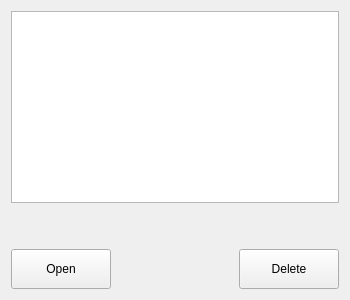
<?xml version="1.0" encoding="UTF-8"?>
<ui version="4.0">
 <class>MsgBookView</class>
 <widget class="QWidget" name="MsgBookView">
  <property name="geometry">
   <rect>
    <x>0</x>
    <y>0</y>
    <width>350</width>
    <height>300</height>
   </rect>
  </property>
  <property name="windowTitle">
   <string>MsgBookView</string>
  </property>
  <property name="autoFillBackground">
   <bool>true</bool>
  </property>
  <property name="styleSheet">
   <string notr="true"/>
  </property>
  <layout class="QVBoxLayout" name="verticalLayout">
   <item>
    <widget class="QListWidget" name="messageList">
     <property name="styleSheet">
      <string notr="true"/>
     </property>
    </widget>
   </item>
   <item>
    <spacer name="verticalSpacer">
     <property name="orientation">
      <enum>Qt::Vertical</enum>
     </property>
     <property name="sizeHint" stdset="0">
      <size>
       <width>20</width>
       <height>23</height>
      </size>
     </property>
    </spacer>
   </item>
   <item>
    <layout class="QHBoxLayout" name="horizontalLayout">
     <item>
      <widget class="QPushButton" name="openButton">
       <property name="minimumSize">
        <size>
         <width>100</width>
         <height>40</height>
        </size>
       </property>
       <property name="focusPolicy">
        <enum>Qt::NoFocus</enum>
       </property>
       <property name="styleSheet">
        <string notr="true"/>
       </property>
       <property name="text">
        <string>Open</string>
       </property>
      </widget>
     </item>
     <item>
      <spacer name="horizontalSpacer">
       <property name="orientation">
        <enum>Qt::Horizontal</enum>
       </property>
       <property name="sizeHint" stdset="0">
        <size>
         <width>40</width>
         <height>20</height>
        </size>
       </property>
      </spacer>
     </item>
     <item>
      <widget class="QPushButton" name="deleteButton">
       <property name="minimumSize">
        <size>
         <width>100</width>
         <height>40</height>
        </size>
       </property>
       <property name="focusPolicy">
        <enum>Qt::NoFocus</enum>
       </property>
       <property name="styleSheet">
        <string notr="true"/>
       </property>
       <property name="text">
        <string>Delete</string>
       </property>
      </widget>
     </item>
    </layout>
   </item>
  </layout>
 </widget>
 <resources/>
 <connections/>
</ui>
